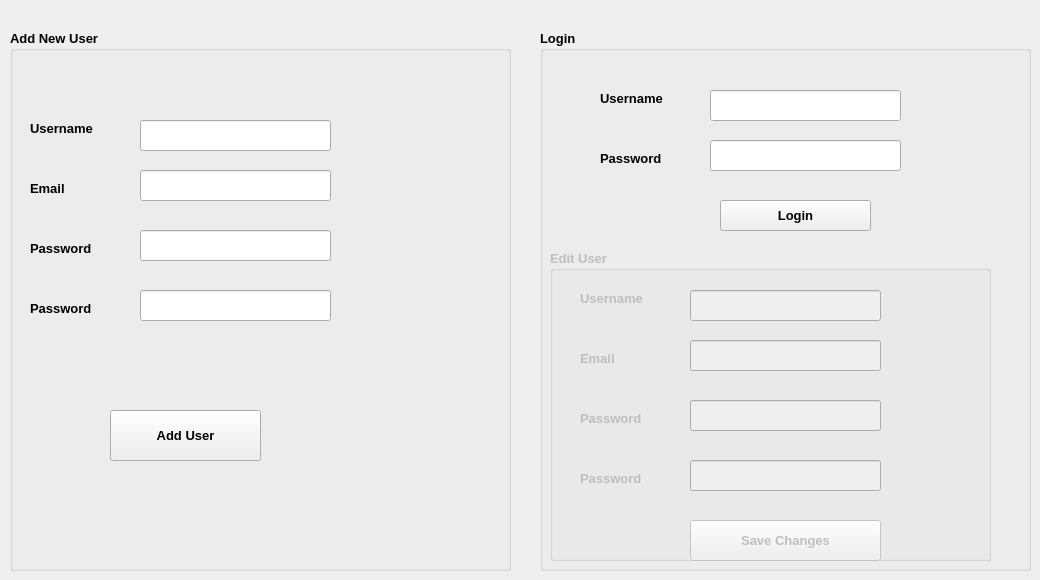
    <widget class="QWidget" name="tab_3">
     <attribute name="title">
      <string>Page</string>
     </attribute>
     <widget class="QGroupBox" name="groupBox">
      <property name="geometry">
       <rect>
        <x>10</x>
        <y>30</y>
        <width>501</width>
        <height>541</height>
       </rect>
      </property>
      <property name="font">
       <font>
        <pointsize>10</pointsize>
        <weight>75</weight>
        <bold>true</bold>
       </font>
      </property>
      <property name="title">
       <string>Add New User</string>
      </property>
      <widget class="QLabel" name="label_34">
       <property name="geometry">
        <rect>
         <x>20</x>
         <y>90</y>
         <width>91</width>
         <height>16</height>
        </rect>
       </property>
       <property name="text">
        <string>Username</string>
       </property>
      </widget>
      <widget class="QLabel" name="label_35">
       <property name="geometry">
        <rect>
         <x>20</x>
         <y>210</y>
         <width>91</width>
         <height>16</height>
        </rect>
       </property>
       <property name="text">
        <string>Password</string>
       </property>
      </widget>
      <widget class="QLabel" name="label_36">
       <property name="geometry">
        <rect>
         <x>20</x>
         <y>150</y>
         <width>101</width>
         <height>16</height>
        </rect>
       </property>
       <property name="text">
        <string>Email</string>
       </property>
      </widget>
      <widget class="QLabel" name="label_37">
       <property name="geometry">
        <rect>
         <x>20</x>
         <y>270</y>
         <width>91</width>
         <height>16</height>
        </rect>
       </property>
       <property name="text">
        <string>Password</string>
       </property>
      </widget>
      <widget class="QPushButton" name="pushButton_14">
       <property name="geometry">
        <rect>
         <x>100</x>
         <y>380</y>
         <width>151</width>
         <height>51</height>
        </rect>
       </property>
       <property name="text">
        <string>Add User</string>
       </property>
      </widget>
      <widget class="QLineEdit" name="lineEdit_18">
       <property name="geometry">
        <rect>
         <x>130</x>
         <y>90</y>
         <width>191</width>
         <height>31</height>
        </rect>
       </property>
      </widget>
      <widget class="QLineEdit" name="lineEdit_19">
       <property name="geometry">
        <rect>
         <x>130</x>
         <y>140</y>
         <width>191</width>
         <height>31</height>
        </rect>
       </property>
      </widget>
      <widget class="QLineEdit" name="lineEdit_20">
       <property name="geometry">
        <rect>
         <x>130</x>
         <y>200</y>
         <width>191</width>
         <height>31</height>
        </rect>
       </property>
       <property name="echoMode">
        <enum>QLineEdit::Password</enum>
       </property>
      </widget>
      <widget class="QLineEdit" name="lineEdit_21">
       <property name="geometry">
        <rect>
         <x>130</x>
         <y>260</y>
         <width>191</width>
         <height>31</height>
        </rect>
       </property>
       <property name="echoMode">
        <enum>QLineEdit::Password</enum>
       </property>
      </widget>
     </widget>
     <widget class="QGroupBox" name="groupBox_2">
      <property name="geometry">
       <rect>
        <x>540</x>
        <y>30</y>
        <width>491</width>
        <height>541</height>
       </rect>
      </property>
      <property name="font">
       <font>
        <pointsize>10</pointsize>
        <weight>75</weight>
        <bold>true</bold>
       </font>
      </property>
      <property name="title">
       <string>Login</string>
      </property>
      <widget class="QLineEdit" name="lineEdit_26">
       <property name="geometry">
        <rect>
         <x>170</x>
         <y>60</y>
         <width>191</width>
         <height>31</height>
        </rect>
       </property>
      </widget>
      <widget class="QLineEdit" name="lineEdit_27">
       <property name="geometry">
        <rect>
         <x>170</x>
         <y>110</y>
         <width>191</width>
         <height>31</height>
        </rect>
       </property>
       <property name="echoMode">
        <enum>QLineEdit::Password</enum>
       </property>
      </widget>
      <widget class="QLabel" name="label_42">
       <property name="geometry">
        <rect>
         <x>60</x>
         <y>60</y>
         <width>91</width>
         <height>16</height>
        </rect>
       </property>
       <property name="text">
        <string>Username</string>
       </property>
      </widget>
      <widget class="QPushButton" name="pushButton_15">
       <property name="geometry">
        <rect>
         <x>180</x>
         <y>170</y>
         <width>151</width>
         <height>31</height>
        </rect>
       </property>
       <property name="text">
        <string>Login</string>
       </property>
      </widget>
      <widget class="QLabel" name="label_43">
       <property name="geometry">
        <rect>
         <x>60</x>
         <y>120</y>
         <width>91</width>
         <height>16</height>
        </rect>
       </property>
       <property name="text">
        <string>Password</string>
       </property>
      </widget>
      <widget class="QGroupBox" name="groupBox_4">
       <property name="enabled">
        <bool>false</bool>
       </property>
       <property name="geometry">
        <rect>
         <x>10</x>
         <y>220</y>
         <width>441</width>
         <height>311</height>
        </rect>
       </property>
       <property name="title">
        <string>Edit User</string>
       </property>
       <widget class="QLabel" name="label_40">
        <property name="geometry">
         <rect>
          <x>30</x>
          <y>100</y>
          <width>91</width>
          <height>16</height>
         </rect>
        </property>
        <property name="text">
         <string>Email</string>
        </property>
       </widget>
       <widget class="QLabel" name="label_38">
        <property name="geometry">
         <rect>
          <x>30</x>
          <y>160</y>
          <width>91</width>
          <height>16</height>
         </rect>
        </property>
        <property name="text">
         <string>Password</string>
        </property>
       </widget>
       <widget class="QLineEdit" name="lineEdit_23">
        <property name="geometry">
         <rect>
          <x>140</x>
          <y>90</y>
          <width>191</width>
          <height>31</height>
         </rect>
        </property>
       </widget>
       <widget class="QLabel" name="label_39">
        <property name="geometry">
         <rect>
          <x>30</x>
          <y>220</y>
          <width>91</width>
          <height>16</height>
         </rect>
        </property>
        <property name="text">
         <string>Password</string>
        </property>
       </widget>
       <widget class="QLineEdit" name="lineEdit_24">
        <property name="geometry">
         <rect>
          <x>140</x>
          <y>150</y>
          <width>191</width>
          <height>31</height>
         </rect>
        </property>
        <property name="echoMode">
         <enum>QLineEdit::Password</enum>
        </property>
       </widget>
       <widget class="QPushButton" name="pushButton_16">
        <property name="geometry">
         <rect>
          <x>140</x>
          <y>270</y>
          <width>191</width>
          <height>41</height>
         </rect>
        </property>
        <property name="text">
         <string>Save Changes</string>
        </property>
       </widget>
       <widget class="QLineEdit" name="lineEdit_25">
        <property name="geometry">
         <rect>
          <x>140</x>
          <y>40</y>
          <width>191</width>
          <height>31</height>
         </rect>
        </property>
       </widget>
       <widget class="QLineEdit" name="lineEdit_22">
        <property name="geometry">
         <rect>
          <x>140</x>
          <y>210</y>
          <width>191</width>
          <height>31</height>
         </rect>
        </property>
        <property name="echoMode">
         <enum>QLineEdit::Password</enum>
        </property>
       </widget>
       <widget class="QLabel" name="label_41">
        <property name="geometry">
         <rect>
          <x>30</x>
          <y>40</y>
          <width>91</width>
          <height>16</height>
         </rect>
        </property>
        <property name="text">
         <string>Username</string>
        </property>
       </widget>
      </widget>
     </widget>
    </widget>
